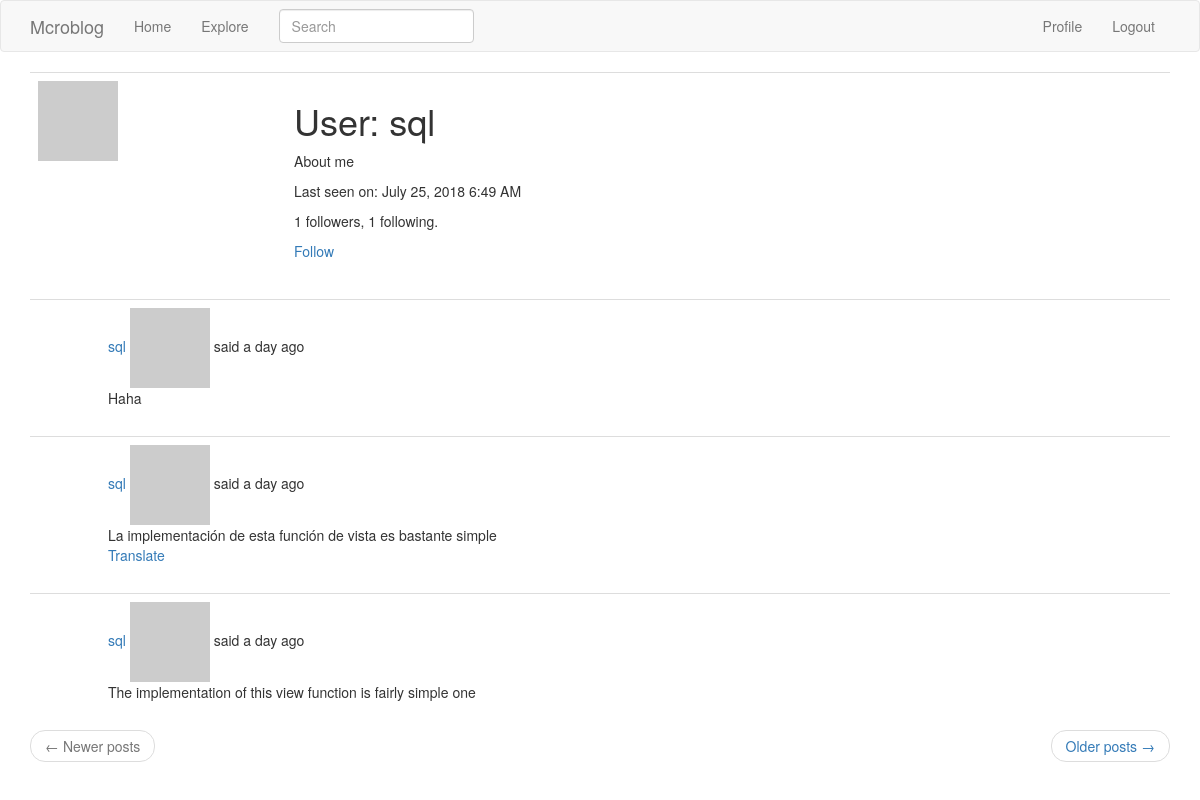
Page /user/sql (signed in) on the committed database.
### app/models.py (models this page shows, shortened)
class User(UserMixin, db.Model):
    id = db.Column(db.Integer, primary_key=True)
    username = db.Column(db.String(64), index=True, unique=True)
    email = db.Column(db.String(120), index=True, unique=True)
    password_hash = db.Column(db.String(128))
    posts = db.relationship('Post', backref='author', lazy='dynamic')
    about_me = db.Column(db.String(140))
    last_seen = db.Column(db.DateTime, default=datetime.utcnow)
    followed = db.relationship(
        'User', secondary=followers,
        primaryjoin=(followers.c.follower_id == id),
        secondaryjoin=(followers.c.followed_id == id),
        backref=db.backref('followers', lazy='dynamic'),
        lazy='dynamic'
    )
    def is_following(self, user):
        return self.followed.filter(
            followers.c.followed_id == user.id).count() > 0
    def avatar(self, size):
        digest = md5(self.email.lower().encode('utf-8')).hexdigest()
        return 'https://www.gravatar.com/avatar/{}?d=identicon&s={}'.format(digest, size)

class SearchableMixin(object):
    @classmethod
    def before_commit(cls, session):
        session._changes = {
            'add': list(session.new),
            'update': list(session.dirty),
            'delete': list(session.deleted)
        }
    @classmethod
    def after_commit(cls, session):
        for obj in session._changes['add']:
            if isinstance(obj, SearchableMixin):
                add_to_index(obj.__tablename__, obj)
        for obj in session._changes['update']:
            if isinstance(obj, SearchableMixin):
                add_to_index(obj.__tablename__, obj)
        for obj in session._changes['delete']:
            if isinstance(obj, SearchableMixin):
                remove_from_index(obj.__tablename__, obj)
        session._changes = None

class Post(SearchableMixin, db.Model):
    __searchable__ = ['body']
    id = db.Column(db.Integer, primary_key=True)
    body = db.Column(db.String(140))
    timestamp = db.Column(db.DateTime, index=True, default=datetime.utcnow)
    user_id = db.Column(db.Integer, db.ForeignKey('user.id'))
    language = db.Column(db.String(5))

### app/main/routes.py (the view)
@bp.route('/user/<username>')
@login_required
def user(username):
    user = User.query.filter_by(username=username).first_or_404()
    page = request.args.get('page', 1, type=int)
    posts = user.posts.order_by(Post.timestamp.desc()).paginate(
        page, current_app.config['POSTS_PER_PAGE'], False)
    next_url = url_for('main.user', username=user.username,
                       page=posts.next_num) if posts.has_next else None
    prev_url = url_for('main.user', username=user.username,
                       page=posts.prev_num) if posts.has_prev else None
    return render_template('user.html', user=user, posts=posts.items,
                           next_url=next_url, prev_url=prev_url)

### app/main/forms.py
class SearchForm(FlaskForm):
    q = StringField(_l('Search'), validators=[DataRequired()])
    def __init__(self, *args, **kwargs):
        if 'formdata' not in kwargs:
            kwargs['formdata'] = request.args
        if 'csrf_enabled' not in kwargs:
            kwargs['csrf_enabled'] = False
        super(SearchForm, self).__init__(*args, **kwargs)

### app/main/routes.py (called while the page is built)
@bp.before_app_request
def before_request():
    if current_user.is_authenticated:
        current_user.last_seen = datetime.utcnow()
        db.session.commit()
        g.search_form = SearchForm()
    g.locale = str(get_locale())

### app/models.py (called while the page is built)
@login.user_loader
def load_user(id):
    return User.query.get(int(id))

### app/templates/user.html
{% extends "base.html" %}
{% block app_content %}
    <table class="table table-hover">
        <tr>
            <td width="256px"><img src="{{ user.avatar(256) }}"></td>
            <td>
                <h1>User: {{ user.username }}</h1>
                {% if user.about_me %}<p>{{ user.about_me }}</p>{% endif %}
                {% if user.last_seen %}<p>Last seen on: {{ moment(user.last_seen).format('LLL') }}</p>{% endif %}
                <p>{{ user.followers.count() }} followers, {{ user.followed.count() }} following.</p>
                {% if user == current_user %}
                    <p><a href="{{ url_for('main.edit_profile') }}">Edit your profile</a></p>
                {% elif not current_user.is_following(user) %}
                    <p><a href="{{ url_for('main.follow', username=user.username) }}">Follow</a></p>
                {% else %}
                    <p><a href="{{ url_for('main.unfollow', username=user.username) }}">Unfollow</a></p>
                {% endif %}
            </td>
        </tr>
    </table>
    {% for post in posts %}
        {% include '_post.html' %}
    {% endfor %}
    <nav aria-label="...">
        <ul class="pager">
            <li class="previous{% if not prev_url %} disabled{% endif %}">
                <a href="{{ prev_url or '#' }}">
                    <span aria-hidden="true">&larr;</span> Newer posts
                </a>
            </li>
            <li class="next{% if not next_url %} disabled{% endif %}">
                <a href="{{ next_url or '#' }}">
                    Older posts <span aria-hidden="true">&rarr;</span>
                </a>
            </li>
        </ul>
    </nav>
{% endblock %}

### app/templates/_post.html (shortened to what this page needs)
<table class="table table-hover">
    <tr>
        <td width="70px">
        </td>
        <td>
            <a href="{{ url_for('main.user', username=post.author.username) }}">
                {{ post.author.username }}
            </a>
            {{ _('%(username)s said %(when)s', username=user_link, when=moment(post.timestamp).fromNow()) }}
        <br>
            <span id="post{{ post.id }}">{{ post.body }}</span>
            {% if post.language and post.language != g.locale %}
                <br>
                <span id="translation{{ post.id }}">
                    <a href="javascript:translate(
                                                  '#post{{ post.id }}',
                                                  '#translation{{ post.id }}',
                                                  '{{ post.language }}',
                                                  '{{ g.locale }}');">{{ _('Translate') }}</a>
                </span>
            {% endif %}
        </td>
    </tr>
</table>

### rows in the picture
User: username "sql", about_me "About me", last_seen "July 25, 2018 6:49 AM"
Post: author.username "sql", body "Haha"
Post: author.username "sql", body "La implementación de esta función de vista es bastante simple"
Post: author.username "sql", body "The implementation of this view function is fairly simple one"

### other values in the picture
{{ user.followers.count() }} "1"
{{ user.followed.count() }} "1"
